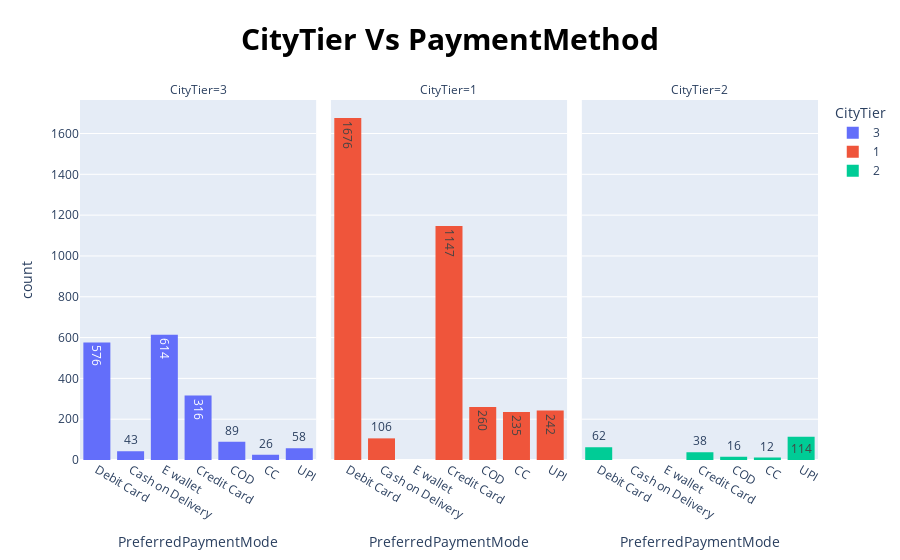

The notebook cell saved with this chart:
### Code cell
fig=px.histogram (df, x="PreferredPaymentMode", facet_col="CityTier", color="CityTier", text_auto= True,
                   title="<b>"+"CityTier Vs PaymentMethod")
fig.update_layout (hovermode='x', title_font_size=30)

fig.update_layout(
title_font_color="black",
template="plotly",
title_font_size=30,
hoverlabel_font_size=20,
title_x=0.5,
xaxis_title='PreferredPaymentMode',
yaxis_title='count')

fig.show()

### Figure 1 — Plotly figure (JSON) as saved in the notebook; plotly's stock layout.template omitted (floating-point values rounded to 4 significant figures; data arrays with more than 128 entries replaced by an {"elided": "..."} marker saying what was removed)
{"data": [{"bingroup": "x", "hovertemplate": "CityTier=3<br>PreferredPaymentMode=%{x}<br>count=%{y}<extra></extra>", "legendgroup": "3", "marker": {"color": "#636efa", "pattern": {"shape": ""}}, "name": "3", "orientation": "v", "showlegend": true, "texttemplate": "%{value}", "type": "histogram", "x": {"elided": "1722 str values"}, "xaxis": "x", "yaxis": "y"}, {"bingroup": "x", "hovertemplate": "CityTier=1<br>PreferredPaymentMode=%{x}<br>count=%{y}<extra></extra>", "legendgroup": "1", "marker": {"color": "#EF553B", "pattern": {"shape": ""}}, "name": "1", "orientation": "v", "showlegend": true, "texttemplate": "%{value}", "type": "histogram", "x": {"elided": "3666 str values"}, "xaxis": "x2", "yaxis": "y2"}, {"bingroup": "x", "hovertemplate": "CityTier=2<br>PreferredPaymentMode=%{x}<br>count=%{y}<extra></extra>", "legendgroup": "2", "marker": {"color": "#00cc96", "pattern": {"shape": ""}}, "name": "2", "orientation": "v", "showlegend": true, "texttemplate": "%{value}", "type": "histogram", "x": {"elided": "242 str values"}, "xaxis": "x3", "yaxis": "y3"}], "layout": {"annotations": [{"font": {}, "showarrow": false, "text": "CityTier=3", "x": 0.16, "xanchor": "center", "xref": "paper", "y": 1, "yanchor": "bottom", "yref": "paper"}, {"font": {}, "showarrow": false, "text": "CityTier=1", "x": 0.5, "xanchor": "center", "xref": "paper", "y": 1, "yanchor": "bottom", "yref": "paper"}, {"font": {}, "showarrow": false, "text": "CityTier=2", "x": 0.84, "xanchor": "center", "xref": "paper", "y": 1, "yanchor": "bottom", "yref": "paper"}], "barmode": "relative", "hoverlabel": {"font": {"size": 20}}, "hovermode": "x", "legend": {"title": {"text": "CityTier"}, "tracegroupgap": 0}, "title": {"font": {"color": "black", "size": 30}, "text": "<b>CityTier Vs PaymentMethod", "x": 0.5}, "xaxis": {"anchor": "y", "domain": [0, 0.32], "title": {"text": "PreferredPaymentMode"}}, "xaxis2": {"anchor": "y2", "domain": [0.34, 0.66], "matches": "x", "title": {"text": "PreferredPaymentMode"}}, "xaxis3": {"anchor": "y3", "domain": [0.68, 1.0], "matches": "x", "title": {"text": "PreferredPaymentMode"}}, "yaxis": {"anchor": "x", "domain": [0, 1], "title": {"text": "count"}}, "yaxis2": {"anchor": "x2", "domain": [0, 1], "matches": "y", "showticklabels": false}, "yaxis3": {"anchor": "x3", "domain": [0, 1], "matches": "y", "showticklabels": false}}}
